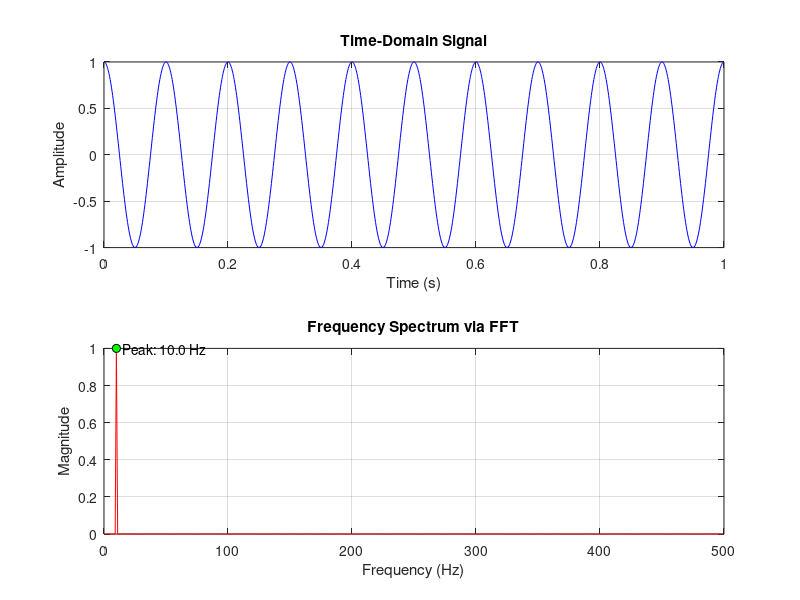

This figure's MATLAB source:
clearvars
% Parameters
A = 1;                       % Amplitude
f = 10;                      % Frequency in Hz (for fixed frequency case)
fs = 1000;                   % Sampling frequency in Hz
T = 1;                       % Duration in seconds
t = 0:1/fs:T-1/fs;           % Time vector

% Cosine signal
y = A * cos(2*pi*f*t);

% FFT
n = length(y);
Y = fft(y);
f_axis = (0:n-1)*(fs/n);     % Frequency axis
magY = abs(Y)/n;             % Magnitude of FFT

% One-sided spectrum (due to symmetry)
half_n = floor(n/2);
f_plot = f_axis(1:half_n);
magY_plot = 2*magY(1:half_n);   % Multiply by 2 to conserve energy

% Plot time-domain signal
figure;
subplot(2,1,1);
plot(t, y, 'b');
xlabel('Time (s)');
ylabel('Amplitude');
title('Time-Domain Signal');
grid on;

% Plot frequency-domain signal (spectrum)
subplot(2,1,2);
plot(f_plot, magY_plot, 'r');
xlabel('Frequency (Hz)');
ylabel('Magnitude');
title('Frequency Spectrum via FFT');
grid on;

% Mark peak frequency
[~, idx_peak] = max(magY_plot);
peak_freq = f_plot(idx_peak);
hold on;
plot(peak_freq, magY_plot(idx_peak), 'ko', 'MarkerFaceColor', 'g');
text(peak_freq, magY_plot(idx_peak), sprintf('  Peak: %.1f Hz', peak_freq));
